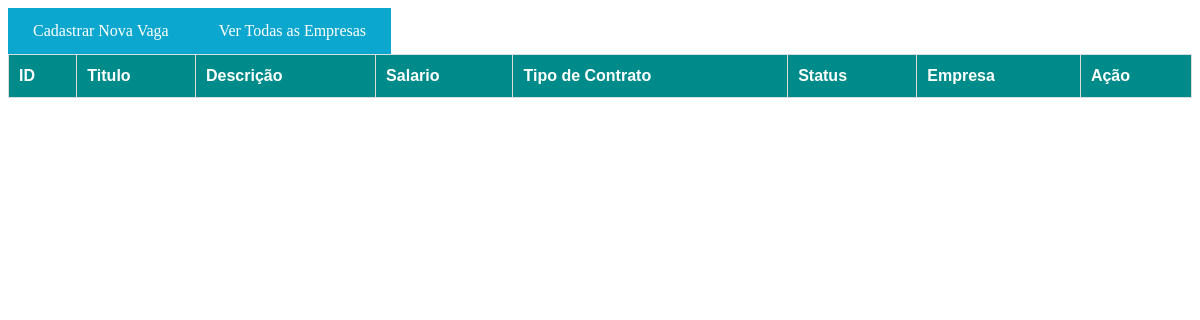
Before: /listVaga/ with the older database file.
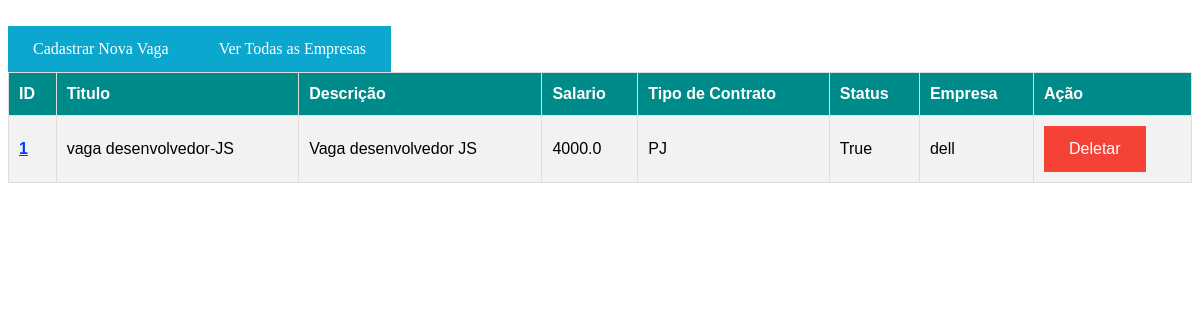
After: the same page with the newer database file.
### core/models.py (models this page shows, shortened)
class Vaga(models.Model):
    titulo = models.CharField('titulo', max_length=30, null=False)
    descricao = models.TextField('descricao', null=False)
    salario = models.FloatField('salario', null=False)
    tipo_contrato = models.CharField('tipo_contrato', choices=TIPO_CONTRATO_CHOICES, null=False, max_length=50)
    status = models.BooleanField('status', null=False, default=1)
    empresa = models.ForeignKey(Empresa, on_delete=models.CASCADE, related_name='empresa_vaga', verbose_name='Empresa')

class Empresa(models.Model):
    nome_fantasia = models.CharField('nome_empresa', null=False, max_length=50)
    cnpj = models.CharField('cnpj', null=False, max_length=14)
    email = models.EmailField('email', null=False)
    def __str__(self):
        return str(self.nome_fantasia)

### core/views.py (the view)
# urls.py: path('listVaga/',VagaList.as_view(), name= 'vaga_list'),
class VagaList(ListView):
    model = Vaga
    queryset = Vaga.objects.all()

### core/templates/core/vaga_list.html (shortened to what this page needs)
<!DOCTYPE html>
<html lang="en">
<head>
</head>
<body>
    <table id="customers">
        <tr>
        <th>ID</th>
        <th>Titulo</th>
        <th>Descrição</th>
        <th>Salario</th>
        <th>Tipo de Contrato</th>
        <th>Status</th>
        <th>Empresa</th>
        <th>Ação</th>
        </tr>
    {% for vaga in object_list %}
        <tr>
            <td>
                <b><a class="two" href="{% url 'vaga_update' vaga.id %}" target="_blank">{{vaga.id}}</a></b>
            </td>
        <td>{{vaga.titulo}} </td>
        <td>{{vaga.descricao}} </td>
        <td>{{vaga.salario}} </td>
        <td>{{vaga.tipo_contrato}} </td>
        <td>{{vaga.status}} </td>
        <td>{{vaga.empresa}} </td>
        <td>    <a class="one" href="{% url 'vaga_delete' vaga.id %}" target="_blank">Deletar</a>
        </td>
        </tr><br>
    {% endfor %}
    <a class="four" href="/createVaga/"  target="_blank">Cadastrar Nova Vaga</a>
    <a class="three" href="/listEmpresa/" target="_blank">Ver Todas as Empresas</a>
</body>
</html>

Changed rows visible on the page:
added Vaga: id "1", titulo "vaga desenvolvedor-JS", descricao "Vaga desenvolvedor JS", salario "4000.0", tipo_contrato "PJ", status "True", empresa "dell"
